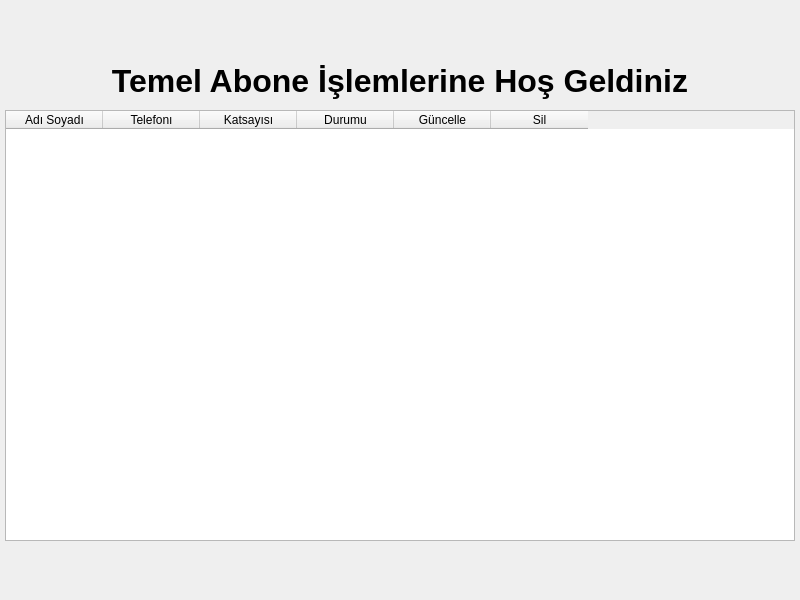
<?xml version="1.0" encoding="UTF-8"?>
<ui version="4.0">
 <class>Form</class>
 <widget class="QWidget" name="Form">
  <property name="geometry">
   <rect>
    <x>0</x>
    <y>0</y>
    <width>800</width>
    <height>600</height>
   </rect>
  </property>
  <property name="windowTitle">
   <string>Abone Güncelleme ve Silme Ekranı</string>
  </property>
  <widget class="QLabel" name="label">
   <property name="geometry">
    <rect>
     <x>30</x>
     <y>50</y>
     <width>740</width>
     <height>61</height>
    </rect>
   </property>
   <property name="font">
    <font>
     <pointsize>24</pointsize>
     <weight>75</weight>
     <bold>true</bold>
    </font>
   </property>
   <property name="text">
    <string>Temel Abone İşlemlerine Hoş Geldiniz</string>
   </property>
   <property name="alignment">
    <set>Qt::AlignCenter</set>
   </property>
  </widget>
  <widget class="QTableWidget" name="tableWidget">
   <property name="geometry">
    <rect>
     <x>5</x>
     <y>110</y>
     <width>790</width>
     <height>431</height>
    </rect>
   </property>
   <property name="maximumSize">
    <size>
     <width>790</width>
     <height>431</height>
    </size>
   </property>
   <attribute name="horizontalHeaderCascadingSectionResizes">
    <bool>false</bool>
   </attribute>
   <attribute name="horizontalHeaderDefaultSectionSize">
    <number>97</number>
   </attribute>
   <attribute name="horizontalHeaderStretchLastSection">
    <bool>false</bool>
   </attribute>
   <column>
    <property name="text">
     <string>Adı Soyadı</string>
    </property>
   </column>
   <column>
    <property name="text">
     <string>Telefonı</string>
    </property>
   </column>
   <column>
    <property name="text">
     <string>Katsayısı</string>
    </property>
   </column>
   <column>
    <property name="text">
     <string>Durumu</string>
    </property>
   </column>
   <column>
    <property name="text">
     <string>Güncelle</string>
    </property>
   </column>
   <column>
    <property name="text">
     <string>Sil</string>
    </property>
   </column>
  </widget>
 </widget>
 <resources/>
 <connections/>
</ui>
